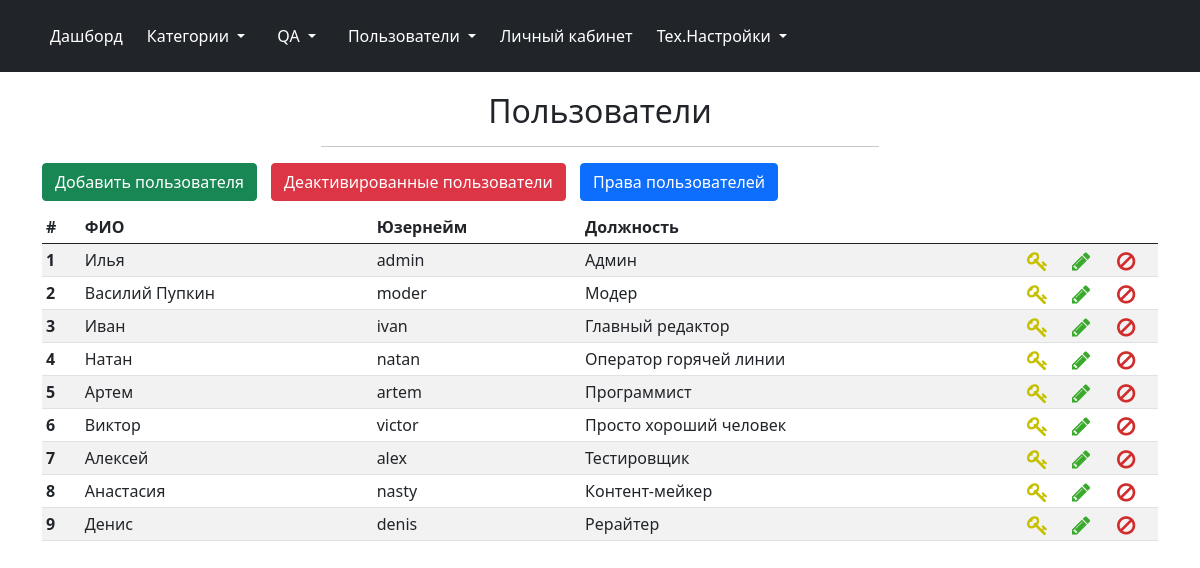
/admin/users (signed in), run on an earlier commit of the app's database.
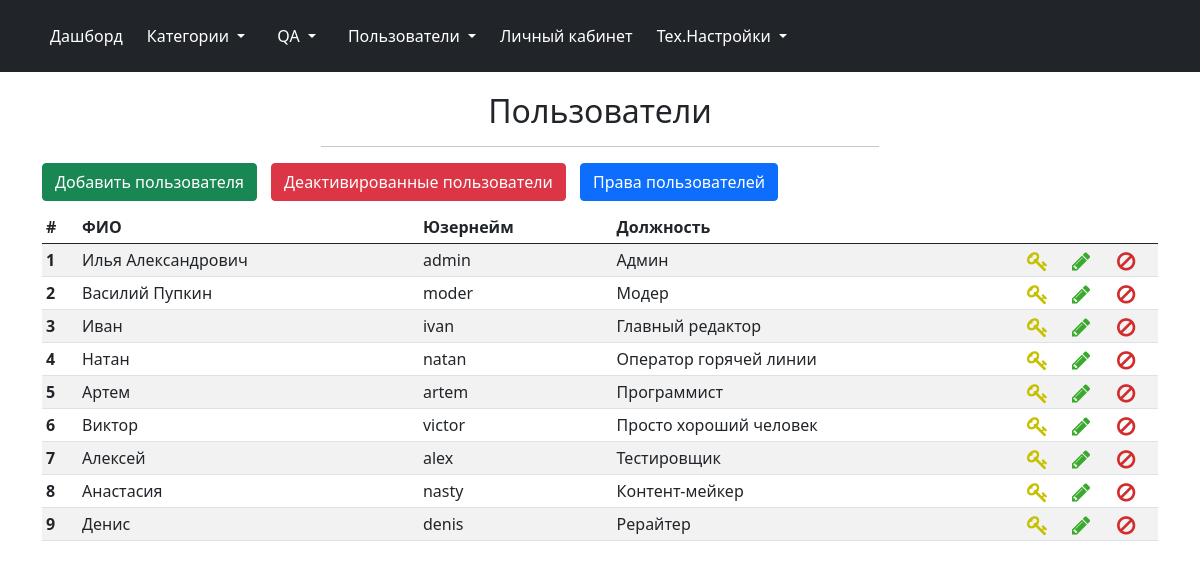
And on a later commit of the database.
### models.py (models this page shows, shortened)
class Users(db.Model, UserMixin):
    id = db.Column(db.Integer, primary_key=True)
    username = db.Column(db.String(30), nullable=False)
    name = db.Column(db.String(100), nullable=False)
    psswd = db.Column(db.Text, nullable=False)
    post = db.Column(db.String, nullable=False)
    is_deactivated = db.Column(db.Boolean, default = False)
    deactivation_date = db.Column(DateTime)
    right_category = db.Column(db.Boolean, default = False)
    right_users = db.Column(db.Boolean, default = False)
    right_qa = db.Column(db.Boolean, default = False)
    right_synonym = db.Column(db.Boolean, default=False)
    right_black_word = db.Column(db.Boolean, default=False)

### admin/admin.py (the view)
@admin.route('/users')
@login_required
def users():
    if not current_user.right_users:
        return render_template('admin/access_denied.html')
    add_user_form = forms.AddUserForm()
    edit_user_form = forms.EditUserForm()
    deactivate_user_form = forms.DeactivateUserForm()
    change_password_user_form = forms.ChangePasswordUserForm()
    try:
        users = Users.query.filter(Users.is_deactivated.is_(False))
    except (NameError, AttributeError):
        return "Ошибка чтения из БД"
    return render_template('admin/users.html', users=users, add_user_form=add_user_form, edit_user_form=edit_user_form,
                           deactivate_user_form=deactivate_user_form,
                           change_password_user_form=change_password_user_form)

### admin/admin.py (called while the page is built)
@admin.before_request
def before_request():
    if current_user.is_authenticated:
        if current_user.is_deactivated:
            logout_user()
            flash("Ваш аккаунт заблокирован. Для получения дополнительных сведений обратитесь к администратору",
                  category='danger')
            return redirect(url_for('.login'))

### app.py (called while the page is built)
@login_manager.user_loader
def load_user(user_id):
    return Users.query.get(user_id)

### admin/templates/admin/users.html (shortened to what this page needs)
{% extends 'admin/base.html' %}
{% import "admin/macros.html" as macros %}
{% block page_header %}
Пользователи
{% endblock %}
{% block body %}
<div class="btn_container">
	<button type="button" class="btn btn-success button_active" data-bs-toggle="modal" data-bs-target="#addModal">
		Добавить пользователя
	</button>
	<a href="{{ url_for('.users_deactivate') }}" class="btn btn-danger button_active">Деактивированные пользователи</a>
	<a href="{{ url_for('.users_rights') }}" class="btn btn-primary button_active">Права пользователей</a>
</div>
<table class="table table-striped table-sm">
	<thead>
		<tr>
			<th scope="col">#</th>
			<th scope="col">ФИО</th>
			<th scope="col">Юзернейм</th>
			<th scope="col">Должность</th>
			<th scope="col"></th>
			<th scope="col"></th>
			<th scope="col"></th>
		</tr>
	</thead>
	<tbody>
		{% for user in users %}
		<tr class="table_line_item" data-id="{{ user.id }}" data-name="{{ user.name }}" data-username="{{ user.username }}" data-post="{{ user.post }}">
			<th scope="row">{{ user.id }}</th>
			<td>{{ user.name }}</td>
			<td>{{ user.username }}</td>
			<td>{{ user.post }}</td>
			<td scope="col" width="45"><i class="fa fa-key fa-lg table_action_icon change_psswd_icon" aria-hidden="true" data-bs-toggle="modal" data-bs-target="#changePsswdModal" title="Сменить пароль при утере"></i></td>
			<td scope="col" width="45"><i class="fa fa-pencil fa-lg table_action_icon edit_icon" aria-hidden="true" data-bs-toggle="modal" data-bs-target="#editModal" title="Редактировать"></i></td>
			<td scope="col" width="45"><i class="fa fa-ban fa-lg table_action_icon delete_icon" aria-hidden="true" data-bs-toggle="modal" data-bs-target="#deactivateModal" title="Деактивировать"></i></td>
		</tr>
		{% endfor %}
	</tbody>
</table>
{% endblock %}

What changed in the data, as far as the page shows it:
changed Users "admin": name "Илья" → "Илья Александрович"
